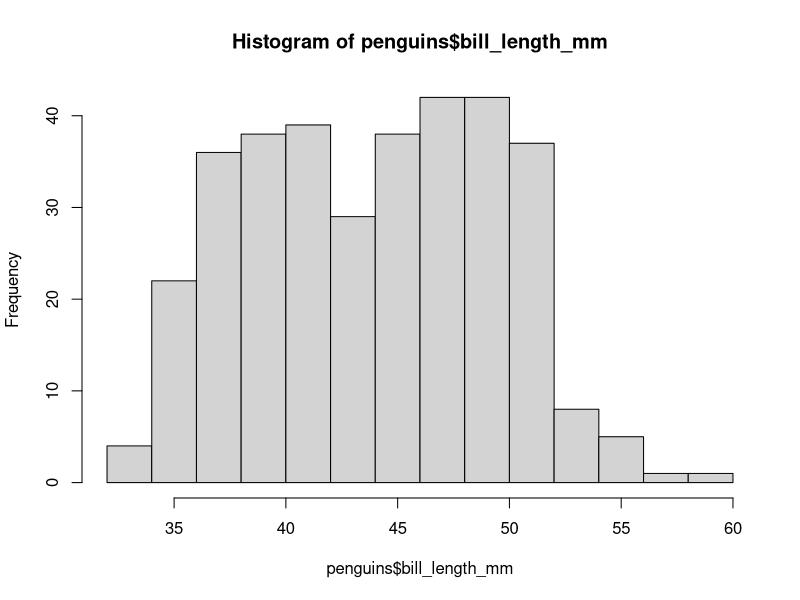
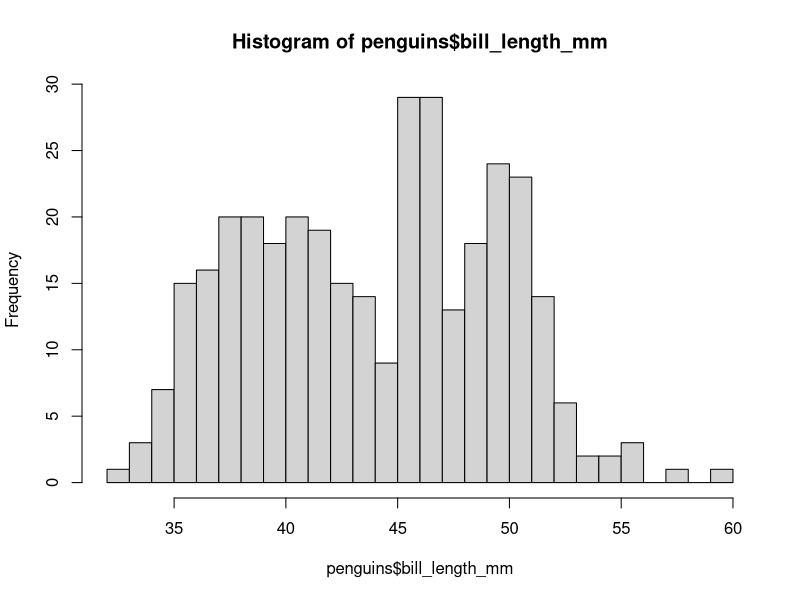
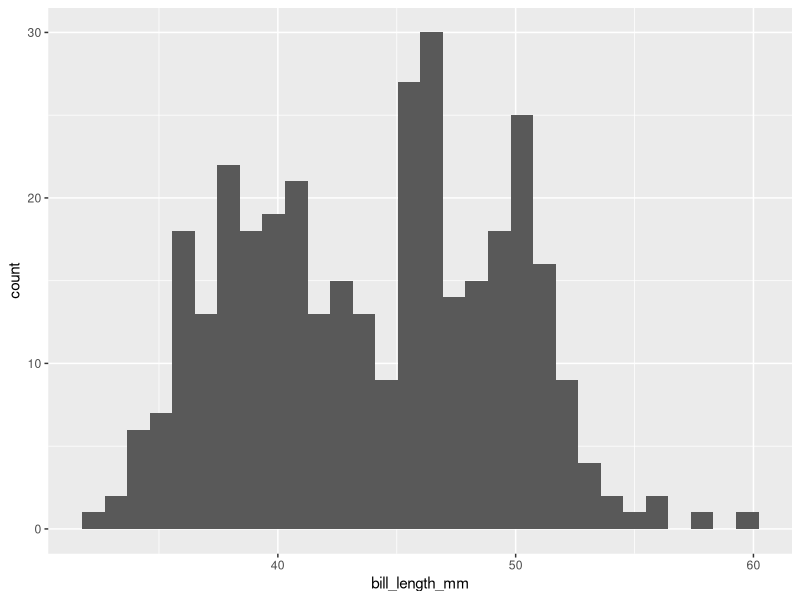
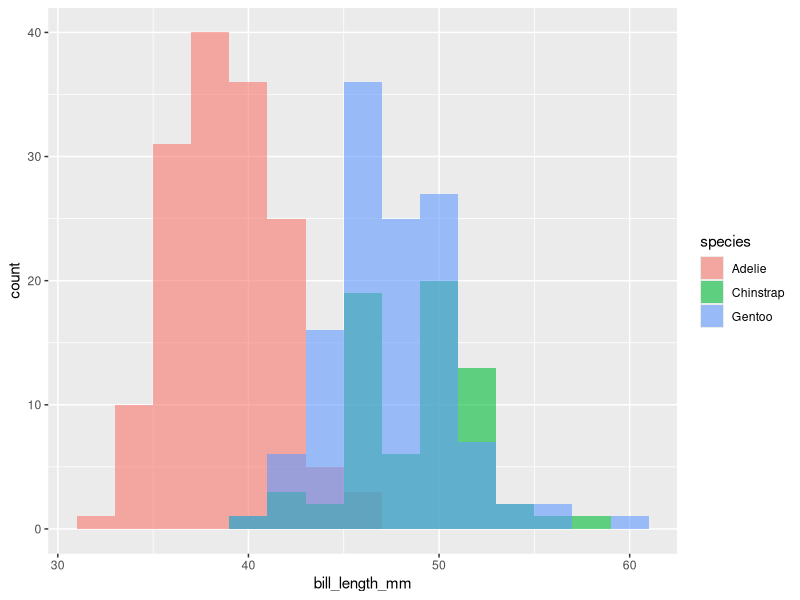
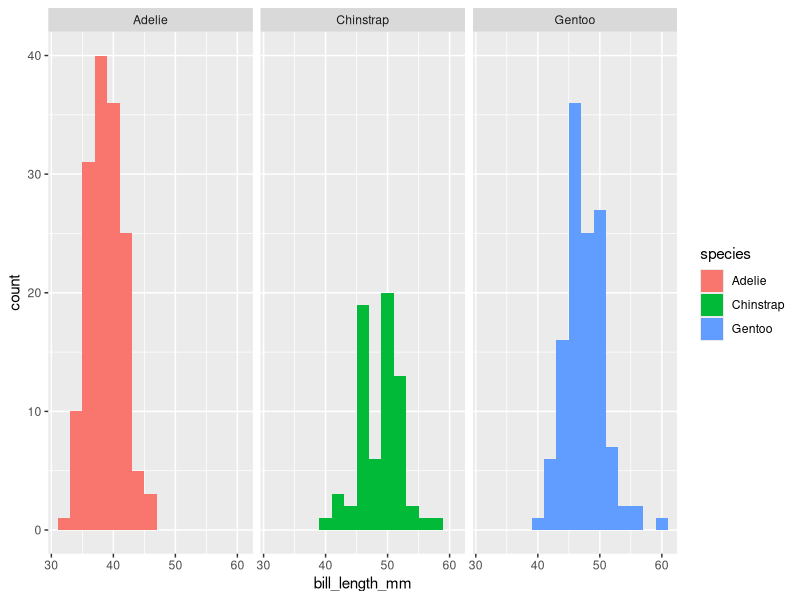
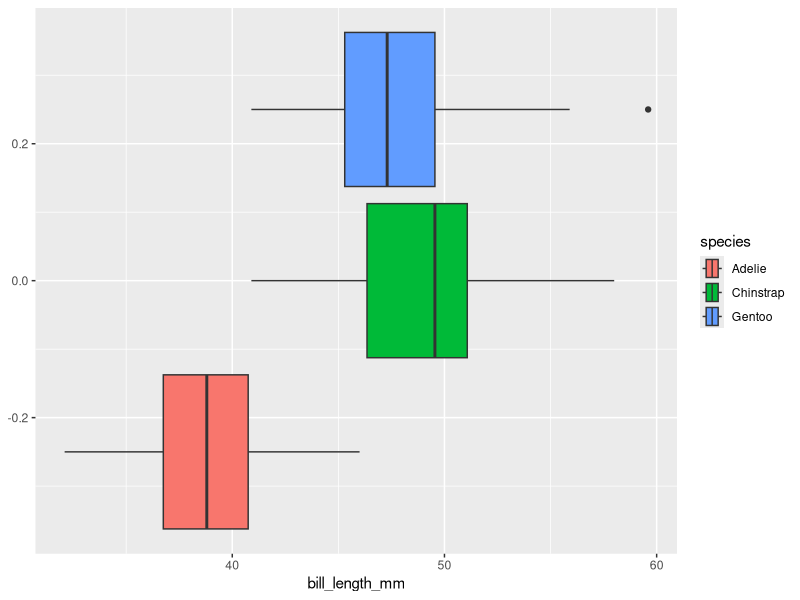
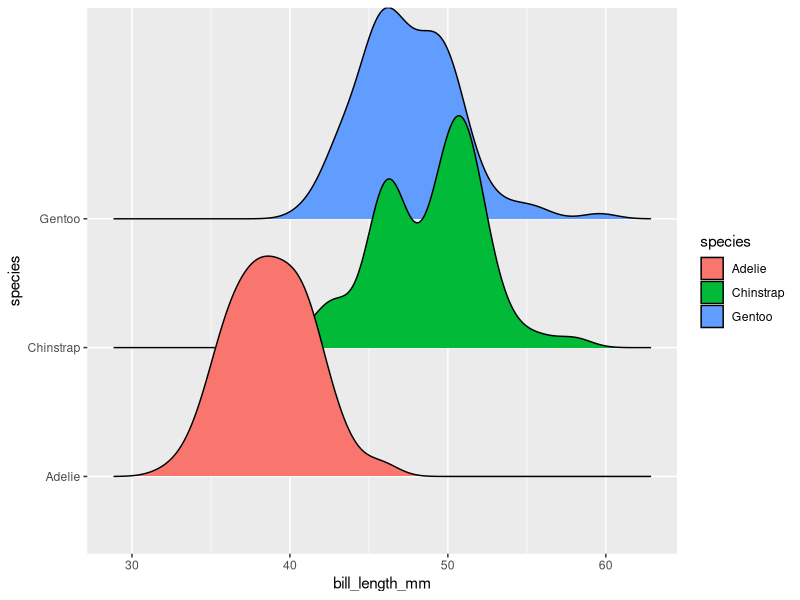
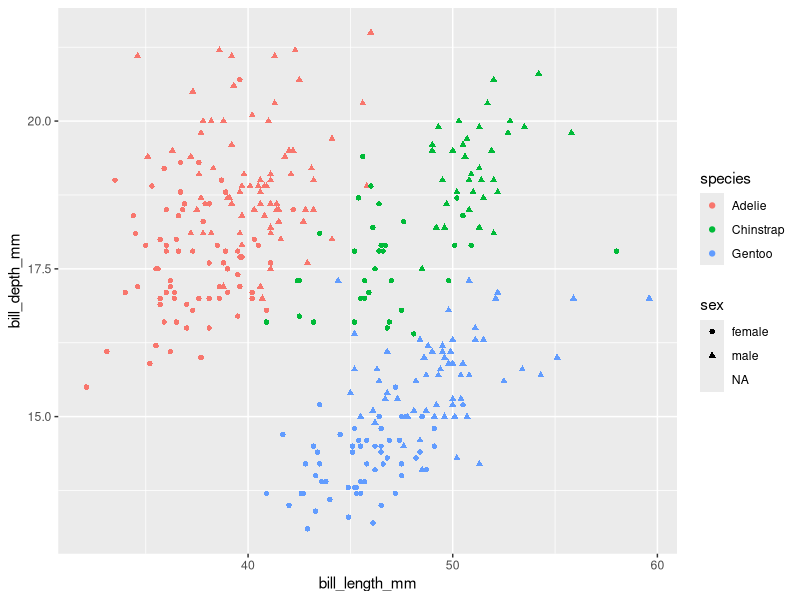

Reproduce these figures in R, in order.
## ---- chunk 1
# install required packages
install.packages("palmerpenguins", repos="https://cloud.r-project.org")
install.packages("ggridges", repos="https://cloud.r-project.org")
## ---- chunk 2
library(palmerpenguins)
data(penguins, package='palmerpenguins')
## ---- chunk 3
head(penguins, 20)
## ---- chunk 4
summary(penguins)
## ---- chunk 5
# first create vectors that can be used to pull out male or female chinstrap penguins
male.chinstraps = (penguins$species == "Chinstrap") & (penguins$sex == "male")
female.chinstraps = (penguins$species == "Chinstrap") & (penguins$sex == "female")
## ---- chunk 6
n.male.chinstraps = sum(male.chinstraps)
cat("There are", n.male.chinstraps, "male chinstrap penguins\n")
## ---- chunk 7
n.female.chinstraps = sum(female.chinstraps)
cat("There are", n.female.chinstraps, "female chinstrap penguins\n")
## ---- chunk 8
# can compute manually
sum(penguins$bill_length_mm[male.chinstraps])/n.male.chinstraps

# or using the mean function
mean(penguins$bill_length_mm[male.chinstraps])
## ---- chunk 9
mean(penguins$bill_length_mm[female.chinstraps])
## ---- chunk 10
sample.var <- sum((penguins$bill_length_mm[female.chinstraps] -
                  mean(penguins$bill_length_mm[female.chinstraps]))**2)/(n.female.chinstraps-1)
sqrt(sample.var)
## ---- chunk 11
sd(penguins$bill_length_mm[female.chinstraps])
## ---- chunk 12
sd(penguins$bill_length_mm[male.chinstraps])
## ---- chunk 13
median(penguins$bill_length_mm[male.chinstraps])
## ---- chunk 14
median(penguins$bill_length_mm[female.chinstraps])
## ---- chunk 15
hist(penguins$bill_length_mm)
## ---- chunk 16
hist(penguins$bill_length_mm, breaks=30)
## ---- chunk 17
library(ggplot2)
ggplot(data=penguins, aes(bill_length_mm)) + geom_histogram()
## ---- chunk 18
ggplot(penguins, aes(x=bill_length_mm, fill=species)) + geom_histogram(position="identity", alpha=0.6, binwidth=2)
## ---- chunk 19
ggplot(penguins, aes(x=bill_length_mm, fill=species)) + geom_histogram(binwidth=2) + facet_wrap(.~species)
## ---- chunk 20
ggplot(penguins, aes(x=bill_length_mm, fill=species)) + geom_boxplot()
## ---- chunk 21
library(ggridges)
ggplot(penguins, aes(x=bill_length_mm, y=species, fill=species)) + geom_density_ridges()
## ---- chunk 22
ggplot(penguins, aes(x=bill_length_mm, y=bill_depth_mm, color=species, shape=sex)) + geom_point()
## ---- chunk 23
ggplot(penguins, aes(x=bill_length_mm, fill=sex)) + geom_histogram(position="identity", alpha=0.6, binwidth=2) + facet_wrap(.~species)
